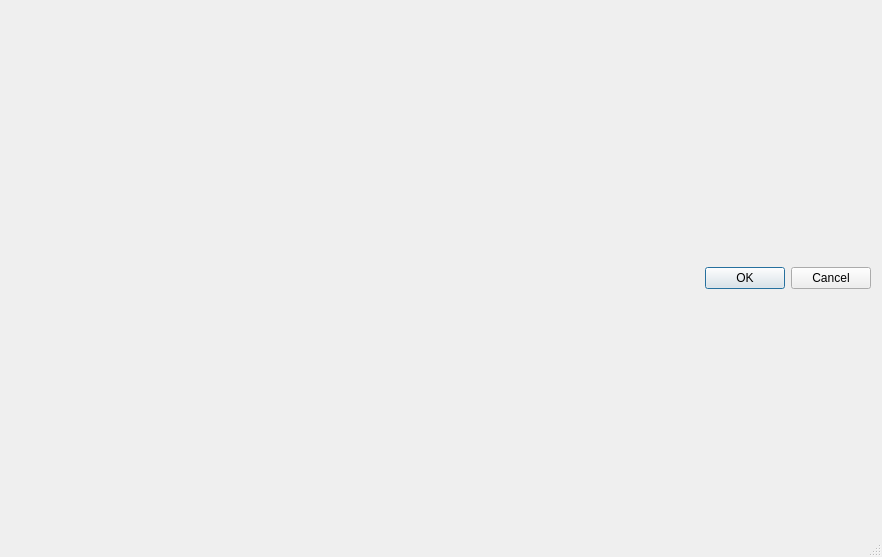
<?xml version="1.0" encoding="UTF-8"?>
<ui version="4.0">
 <class>dlg_import_data</class>
 <widget class="QDialog" name="dlg_import_data">
  <property name="windowModality">
   <enum>Qt::ApplicationModal</enum>
  </property>
  <property name="geometry">
   <rect>
    <x>0</x>
    <y>0</y>
    <width>882</width>
    <height>557</height>
   </rect>
  </property>
  <property name="windowTitle">
   <string>Import danych z bazy A</string>
  </property>
  <property name="sizeGripEnabled">
   <bool>true</bool>
  </property>
  <property name="modal">
   <bool>true</bool>
  </property>
  <layout class="QGridLayout" name="gridLayout_2">
   <item row="0" column="0">
    <layout class="QGridLayout" name="gridLayout"/>
   </item>
   <item row="1" column="0">
    <widget class="QDialogButtonBox" name="buttonBox">
     <property name="orientation">
      <enum>Qt::Horizontal</enum>
     </property>
     <property name="standardButtons">
      <set>QDialogButtonBox::Cancel|QDialogButtonBox::Ok</set>
     </property>
    </widget>
   </item>
  </layout>
 </widget>
 <resources/>
 <connections>
  <connection>
   <sender>buttonBox</sender>
   <signal>accepted()</signal>
   <receiver>dlg_import_data</receiver>
   <slot>accept()</slot>
   <hints>
    <hint type="sourcelabel">
     <x>248</x>
     <y>254</y>
    </hint>
    <hint type="destinationlabel">
     <x>157</x>
     <y>274</y>
    </hint>
   </hints>
  </connection>
  <connection>
   <sender>buttonBox</sender>
   <signal>rejected()</signal>
   <receiver>dlg_import_data</receiver>
   <slot>reject()</slot>
   <hints>
    <hint type="sourcelabel">
     <x>316</x>
     <y>260</y>
    </hint>
    <hint type="destinationlabel">
     <x>286</x>
     <y>274</y>
    </hint>
   </hints>
  </connection>
 </connections>
</ui>
